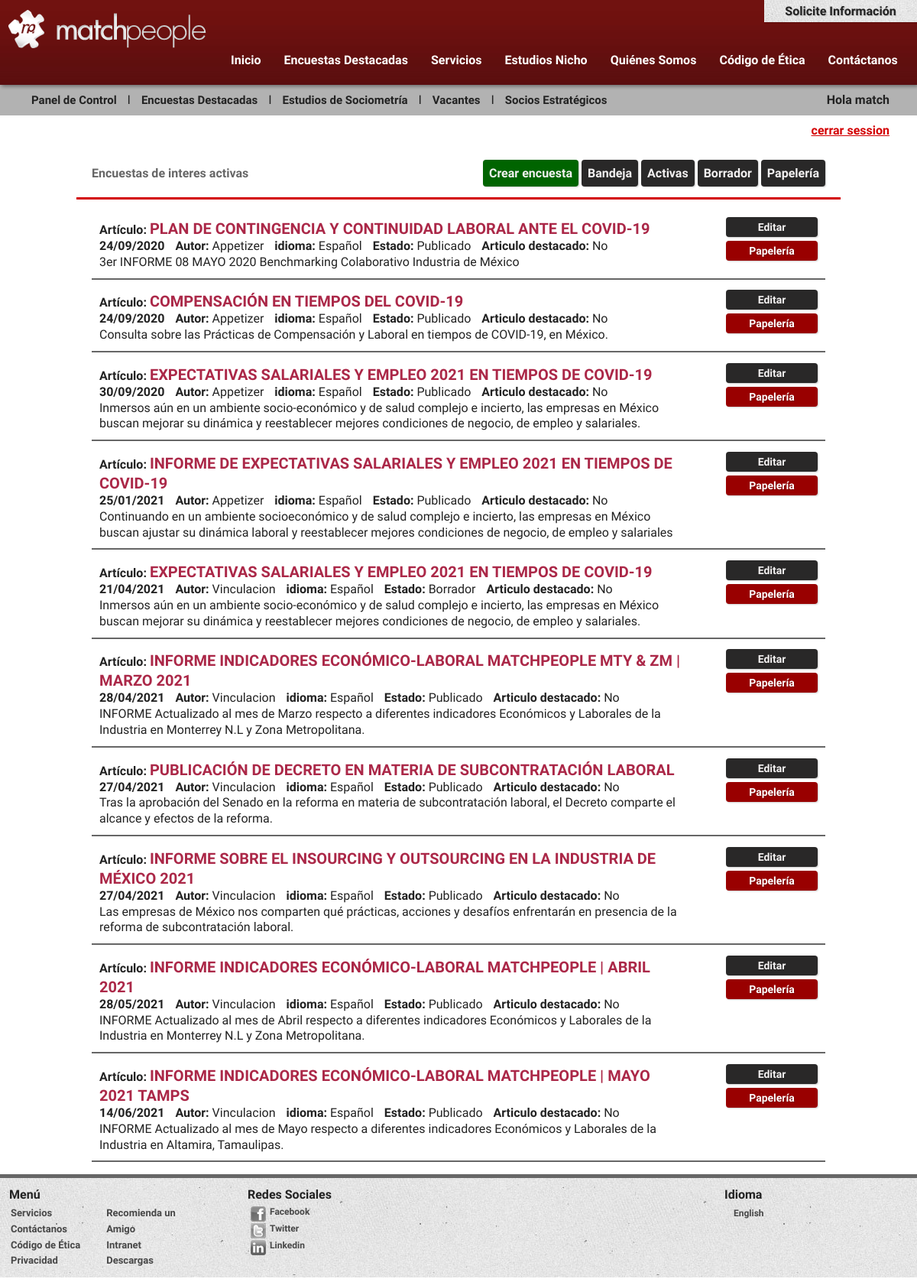
The app's page /matchpeople/admin_encuestas.php (signed in) with its own data.
### tables this page shows
CREATE TABLE `encuesta` (
  `id` int(11) NOT NULL,
  `nomencuesta` varchar(150) NOT NULL,
  `balaso` varchar(250) NOT NULL,
  `descripcion` varchar(400) NOT NULL,
  `documento` varchar(200) NOT NULL,
  `imagen` varchar(150) NOT NULL,
  `alt` varchar(150) NOT NULL,
  `keywords` varchar(150) NOT NULL,
  `file` varchar(150) NOT NULL,
  `autor` varchar(100) NOT NULL,
  `idiomaId` int(10) NOT NULL,
  `estatusId` int(10) NOT NULL,
  `papeleria` int(10) NOT NULL,
  `destacado` int(10) NOT NULL,
  `fecha` date NOT NULL
);

### matchpeople/admin_encuestas.php (the view, shortened to what this page needs)
<!doctype html>
<html>
<head>
<?php include("header.php");?>
<div id="contenido">
	<?php include("menus/menu_vacantes.php");?>
  <div class="titulosec" >
	  Encuestas de interes activas
		<?php include("menus/menu_encuestas.php");?>
  </div>
  <div class="ochenta centar" >
		<?php
			include("clavesbd.php");
			$con = mysqli_connect($servername, $username, $password, $dbname);
			mysqli_set_charset($con,"utf8");
		 $sql = "SELECT * FROM encuesta where papeleria != 1 AND estatusId != 3";
					$result = mysqli_query($con, $sql);
					if (mysqli_num_rows($result) > 0) {
						while($row = mysqli_fetch_assoc($result)) {
							$TituloEncuesta =  $row['nomencuesta'];
							$balaso = $row['balaso'];
							$newDate = $row['fecha'];
							$autor = $row['autor'];
							$idiomaId = $row['idiomaId'];
							$estatusId = $row['estatusId'];
							$destacado = $row['destacado'];
							$Fecha = date("d/m/Y", strtotime($newDate));
							$TituloEncuesta = strtoupper($TituloEncuesta);
						echo "<form class='box_vacante' action='editar_encuesta.php?id=".$row['id']."' enctype='multipart/form-data' method='POST'>";?>
						<div class='col1 ochenta'>
							<strong>Artículo:</strong> <span class='h2'><?php echo"$TituloEncuesta"; ?></span>
							<br><strong><?php echo"$Fecha"; ?></strong>
							<strong class='izquierdo'> Autor: </strong>
							<?php echo"$autor"; ?>
						 	<strong class='izquierdo'>idioma: </strong>
						 	<?php if ($idiomaId != "1") { $idioma =" Ingles";} else {$idioma ="Español";}  echo"$idioma"; ?>
						 	<strong class='izquierdo'>Estado: </strong>
						 	<?php if ($estatusId != "1") { $estatus ="Borrador";} else {$estatus ="Publicado";} echo"$estatus"; ?>
						 	<strong class='izquierdo'>Articulo destacado: </strong>
						 	<?php if ($destacado != "1") { $destacado2 ="No";} else {$destacado2 ="Si";} echo"$destacado2"; ?>
						 	<br><?php echo"$balaso"; ?>
					 	</div>
						<div class='col2'>
							<input class='btn2 alignCenter' type='submit' value='Editar' name='btn_submit' style='width: 120px;'>
							<input class='btn3 alignCenter' type='submit' value='Papelería' name='btn_submit' style='width: 120px;'>
						</div>
						</form>
				<?php	}	} else { echo "<h3>No Hay Resultados</h3>"; }mysqli_close($con); ?>
  </div>
</div>
<?php include ("footer.php");?>

### matchpeople/css/boilerplate.css (style rules this page uses)
html { font-size: 100%; -webkit-text-size-adjust: 100%; -ms-text-size-adjust: 100%; }
html, button, input, select, textarea { font-family: 'Open Sans Condensed', 'Arial Narrow', serif; color: #222; }
body { margin: 0; font-size: 1em; line-height: 1.3; font-family: 'Open Sans Condensed', 'Arial Narrow', serif; -webkit-font-smoothing: antialiased; -moz-font-smoothing: antialiased; font-smoothing: antialiased; }
b, strong { font-weight: bold; }
form { margin: 0; }
button, input, select, textarea { font-size: 100%; margin: 0; vertical-align: baseline; *vertical-align: middle; }
button, input { line-height: normal; }
button, input[type="button"], input[type="reset"], input[type="submit"] { cursor: pointer; -webkit-appearance: button; *overflow: visible; }

### matchpeople/css/main.css (style rules this page uses)
#contenido { display: inline-block; width: 100%; margin-top: 0px; }
@media only screen and (min-width: 482px) { #contenido { display: inline-block; width: 100%; margin-top: 0px; } }
@media only screen and (min-width: 769px) { #contenido { display: inline-block; width: 100%; margin-top: 0px; } }

### matchpeople/css/espacios.css (style rules this page uses)
body { margin: 0px; padding: 0px; }
.ochenta { width: 80% }
.izquierdo { margin-left: 10px; }
.centar { width: 80%; margin: 0 auto; text-align: center; }

### matchpeople/css/aaestudios.css (style rules this page uses)
@media only screen and (min-width: 760px) { .izquierdo { margin-left: 10px; } }

### matchpeople/css/vacante.css (style rules this page uses)
.box_vacante { margin: 0; border-bottom: #666 solid 2px; width: 100%; display: inline-block; }
.box_vacante .col2 { float: right; padding: 0px; }
.titulosec { border-bottom-width: 8px; border-bottom: rgba(211,0,3,1.00) solid; color: rgba(102,102,102,1.00); width: 80%; padding: 20px; margin: 15px auto; font-weight: 900; }
.col1 { display: block; padding: 10px; text-align: left; float: left; }
.col2 { display: block; width: 130px; padding: 10px; float: left; }
.h2 { font-size: 20px; font-weight: 900; color: #ab2848; text-transform: uppercase; }
.alignCenter { top: 50%; display: inherit; text-align: center; }

### matchpeople/css/botones.css (style rules this page uses)
.btn2 { background-color: #292828; color: #F3F1F1; margin: 8px 0px 5px 0px; font-weight: 800; border: 0; -moz-box-shadow: 1px 1px 2px rgba(0,0,0,0.2); -webkit-box-shadow: 1px 1px 2px rgba(0,0,0,0.2); box-shadow: 1px 1px 2px rgba(0,0,0,0.2); }
.btn3 { color: #FFF; margin: 0px 0px 10px 0px; padding: 5px 10px; font-weight: 900; background-color: #900; font-size: 14px; border: 0px; -moz-box-shadow: 1px 1px 2px rgba(0,0,0,0.2); -webkit-box-shadow: 1px 1px 2px rgba(0,0,0,0.2); box-shadow: 1px 1px 2px rgba(0,0,0,0.2); text-shadow: 1px 1px 1px rgba(0,0,0,0.2); cursor: pointer }

### matchpeople/css/forms.css (style rules this page uses)
input { color: #333; padding: 5px; font-size: 14px; }

### matchpeople/css/background.css (style rules this page uses)
html, body { height:100%; }

### matchpeople/css/validador.css (style rules this page uses)
input[type=submit] { border-radius: 4px; }

### records on screen
encuesta: nomencuesta "PLAN DE CONTINGENCIA Y CONTINUIDAD LABORAL ANTE EL COVID-19", fecha "24/09/2020", autor "Appetizer", idiomaId "Español", estatusId "Publicado", destacado "No", balaso "3er INFORME 08 MAYO 2020 Benchmarking Colaborativo Industria de México"
encuesta: nomencuesta "COMPENSACIÓN EN TIEMPOS DEL COVID-19", fecha "24/09/2020", autor "Appetizer", idiomaId "Español", estatusId "Publicado", destacado "No", balaso "Consulta sobre las Prácticas de Compensación y Laboral en tiempos de COVID-19, en México."
encuesta: nomencuesta "EXPECTATIVAS SALARIALES Y EMPLEO 2021 EN TIEMPOS DE COVID-19", fecha "30/09/2020", autor "Appetizer", idiomaId "Español", estatusId "Publicado", destacado "No", balaso "Inmersos aún en un ambiente socio-económico y de salud complejo e incierto, las empresas en México buscan mejorar su dinámica y reestablecer mejores condiciones de negocio, de empleo y salariales."
encuesta: nomencuesta "INFORME DE EXPECTATIVAS SALARIALES Y EMPLEO 2021 EN TIEMPOS DE COVID-19", fecha "25/01/2021", autor "Appetizer", idiomaId "Español", estatusId "Publicado", destacado "No", balaso "Continuando en un ambiente socioeconómico y de salud complejo e incierto, las empresas en México buscan ajustar su dinámica laboral y reestablecer mejores condiciones de negocio, de empleo y salariales"
encuesta: nomencuesta "EXPECTATIVAS SALARIALES Y EMPLEO 2021 EN TIEMPOS DE COVID-19", fecha "21/04/2021", autor "Vinculacion", idiomaId "Español", estatusId "Borrador", destacado "No", balaso "Inmersos aún en un ambiente socio-económico y de salud complejo e incierto, las empresas en México buscan mejorar su dinámica y reestablecer mejores condiciones de negocio, de empleo y salariales."
encuesta: nomencuesta "INFORME INDICADORES ECONÓMICO-LABORAL MATCHPEOPLE MTY & ZM | MARZO 2021", fecha "28/04/2021", autor "Vinculacion", idiomaId "Español", estatusId "Publicado", destacado "No", balaso "INFORME Actualizado al mes de Marzo respecto a diferentes indicadores Económicos y Laborales de la Industria en Monterrey N.L y Zona Metropolitana."
encuesta: nomencuesta "PUBLICACIÓN DE DECRETO EN MATERIA DE SUBCONTRATACIÓN LABORAL", fecha "27/04/2021", autor "Vinculacion", idiomaId "Español", estatusId "Publicado", destacado "No", balaso "Tras la aprobación del Senado en la reforma en materia de subcontratación laboral, el Decreto comparte el alcance y efectos de la reforma."
encuesta: nomencuesta "INFORME SOBRE EL INSOURCING Y OUTSOURCING EN LA INDUSTRIA DE MÉXICO 2021", fecha "27/04/2021", autor "Vinculacion", idiomaId "Español", estatusId "Publicado", destacado "No", balaso "Las empresas de México nos comparten qué prácticas, acciones y desafíos enfrentarán en presencia de la reforma de subcontratación laboral."
encuesta: nomencuesta "INFORME INDICADORES ECONÓMICO-LABORAL MATCHPEOPLE | ABRIL 2021", fecha "28/05/2021", autor "Vinculacion", idiomaId "Español", estatusId "Publicado", destacado "No", balaso "INFORME Actualizado al mes de Abril respecto a diferentes indicadores Económicos y Laborales de la Industria en Monterrey N.L y Zona Metropolitana."
encuesta: nomencuesta "INFORME INDICADORES ECONÓMICO-LABORAL MATCHPEOPLE | MAYO 2021 TAMPS", fecha "14/06/2021", autor "Vinculacion", idiomaId "Español", estatusId "Publicado", destacado "No", balaso "INFORME Actualizado al mes de Mayo respecto a diferentes indicadores Económicos y Laborales de la Industria en Altamira, Tamaulipas."

### other values on screen
$autor "match"
